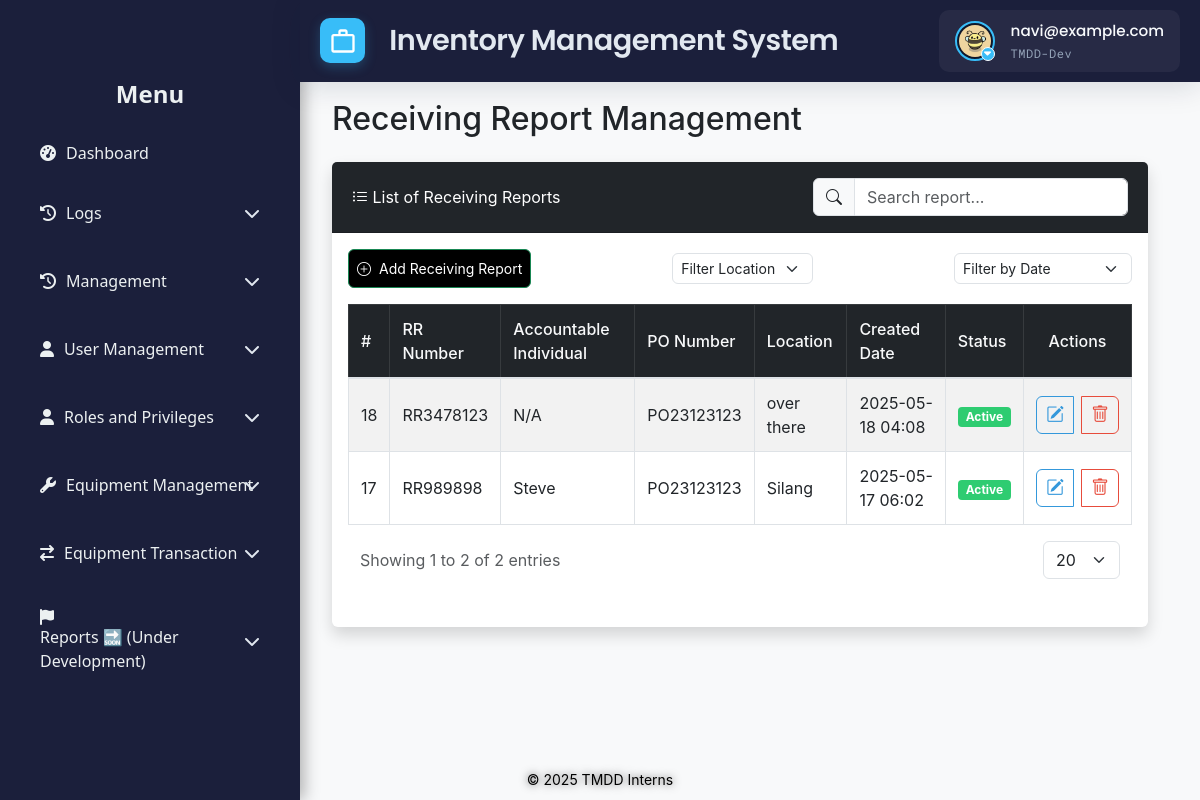
The page /src/view/php/modules/equipment_transactions/receiving_report.php (signed in) on the database its author committed.
### tables this page shows
CREATE TABLE IF NOT EXISTS `users` (
  `id` int NOT NULL AUTO_INCREMENT,
  `username` varchar(50) NOT NULL,
  `email` varchar(100) NOT NULL,
  `password` varchar(255) NOT NULL,
  `first_name` varchar(100) DEFAULT NULL,
  `last_name` varchar(100) DEFAULT NULL,
  `date_created` timestamp NULL DEFAULT CURRENT_TIMESTAMP,
  `status` enum('Offline','Online') NOT NULL,
  `is_disabled` tinyint(1) NOT NULL DEFAULT '0',
  `profile_pic_path` varchar(2048) DEFAULT NULL,
  PRIMARY KEY (`id`),
  UNIQUE KEY `username` (`username`),
  UNIQUE KEY `email` (`email`)
);

CREATE TABLE IF NOT EXISTS `receive_report` (
  `id` int NOT NULL AUTO_INCREMENT,
  `rr_no` varchar(20) DEFAULT NULL,
  `accountable_individual` varchar(255) DEFAULT NULL,
  `ai_loc` text,
  `po_no` varchar(20) DEFAULT NULL,
  `date_created` datetime DEFAULT CURRENT_TIMESTAMP,
  `is_disabled` tinyint(1) NOT NULL DEFAULT '0',
  PRIMARY KEY (`id`),
  UNIQUE KEY `rr_no` (`rr_no`),
  KEY `po_no` (`po_no`)
);

### src/control/RBACService.php (called while the page is built, shortened)
<?php
final class RBACService
{
    private array $privileges = [];
    public function __construct(
        private \PDO $pdo,
        int $userId
    ) {
        $this->loadUserPrivileges($userId);
    }
    private function loadUserPrivileges(int $userId): void
    {
        $sql = <<<'SQL'
        SELECT
          m.module_name,
          p.priv_name
        FROM user_department_roles ur
        JOIN roles r
          ON ur.role_id = r.id
         AND r.is_disabled = 0
        JOIN role_module_privileges rmp
          ON rmp.role_id = r.id
        JOIN modules m
          ON rmp.module_id = m.id
        JOIN privileges p
          ON rmp.privilege_id = p.id
         AND p.is_disabled = 0
       WHERE ur.user_id = ?
    SQL;
        $stmt = $this->pdo->prepare($sql);
        $stmt->execute([$userId]);
        while ($row = $stmt->fetch(\PDO::FETCH_ASSOC)) {
            $this->privileges[$row['module_name']][] = $row['priv_name'];
        }
    }
    public function hasPrivilege(string $module, string $priv): bool
    {
        return isset($this->privileges[$module])
            && in_array($priv, $this->privileges[$module], true);
    }
}

### src/view/php/modules/equipment_transactions/receiving_report.php (the view, shortened to what this page needs)
<?php
require_once '../../../../../config/ims-tmdd.php';
include '../../general/header.php';
$rbac = new RBACService($pdo, $_SESSION['user_id']);
$rbac->requirePrivilege('Equipment Transactions', 'View');
$canCreate = $rbac->hasPrivilege('Equipment Transactions', 'Create');
$canModify = $rbac->hasPrivilege('Equipment Transactions', 'Modify');
$canDelete = $rbac->hasPrivilege('Equipment Transactions', 'Remove');
if (isset($_SESSION['user_id'])) {
    $pdo->exec("SET @current_user_id = " . (int)$_SESSION['user_id']);
    $pdo->exec("SET @current_module = 'Receiving Report'");
} else {
    $pdo->exec("SET @current_user_id = NULL");
    $pdo->exec("SET @current_module = NULL");
}
$ipAddress = $_SERVER['REMOTE_ADDR'];
$pdo->exec("SET @current_ip = '" . $ipAddress . "'");
$errors = [];
try {
    $stmt = $pdo->query("SELECT * FROM receive_report ORDER BY id DESC");
    $receivingReports = $stmt->fetchAll();
} catch (PDOException $e) {
    $errors[] = "Error retrieving Receiving Reports: " . $e->getMessage();
}
?>
<!DOCTYPE html>
<html lang="en">
<head>
    <link href="https://cdn.jsdelivr.net/npm/bootstrap@5.3.0/dist/css/bootstrap.min.css" rel="stylesheet">
    <link href="https://cdn.jsdelivr.net/npm/bootstrap-icons@1.10.5/font/bootstrap-icons.css" rel="stylesheet">
    <link rel="stylesheet" href="https://cdn.jsdelivr.net/npm/select2@4.1.0-rc.0/dist/css/select2.min.css" />
    <link href="../../../styles/css/equipment-transactions.css" rel="stylesheet">
</head>
<body>
<?php include('../../general/sidebar.php'); ?>
<div class="main-content">
    <div class="container-fluid">
        <h2 class="mb-4">Receiving Report Management</h2>
        <div class="card shadow" style="margin-top: 20px;">
            <div class="card-header bg-dark text-white d-flex justify-content-between align-items-center">
                <span><i class="bi bi-list-ul"></i> List of Receiving Reports</span>
                <div class="input-group w-auto">
                    <span class="input-group-text"><i class="bi bi-search"></i></span>
                    <input type="text" id="searchReport" class="form-control" placeholder="Search report...">
                </div>
            </div>
            <div class="card-body p-3">
                <div class="d-flex justify-content-between align-items-center mb-3">
                        <?php if ($canCreate): ?>
                            <button type="button" class="btn btn-success btn-sm" id="openAddBtn">
                                <i class="bi bi-plus-circle"></i> Add Receiving Report
                            </button>
                        <?php endif; ?>
                        <select class="form-select form-select-sm" id="filterLocation" style="width: auto;">
                            <option value="">Filter Location</option>
                        </select>
                        <select class="form-select form-select-sm" id="dateFilter" style="width: auto;">
                            <option value="">Filter by Date</option>
                        </select>
                </div>
                <div class="table-responsive" id="table">
                    <table id="rrTable" class="table table-striped table-bordered table-sm mb-0">
                        <thead class="table-dark">
                        <tr>
                            <th>#</th>
                            <th>RR Number</th>
                            <th>Accountable Individual</th>
                            <th>PO Number</th>
                            <th>Location</th>
                            <th>Created Date</th>
                            <th>Status</th>
                            <th class="text-center">Actions</th>
                        </tr>
                        </thead>
                        <tbody>
                        <?php if (!empty($receivingReports)): ?>
                            <?php foreach ($receivingReports as $rr): ?>
                                <tr>
                                    <td><?= htmlspecialchars($rr['id']) ?></td>
                                    <td><?= htmlspecialchars($rr['rr_no']) ?></td>
                                    <td><?= htmlspecialchars($rr['accountable_individual']) ?></td>
                                    <td><?= htmlspecialchars($rr['po_no']) ?></td>
                                    <td><?= htmlspecialchars($rr['ai_loc']) ?></td>
                                    <td><?= date('Y-m-d H:i', strtotime($rr['date_created'])) ?></td>
                                    <td>
                                        <?= $rr['is_disabled'] == 1
                                            ? '<span class="badge bg-danger">Disabled</span>'
                                            : '<span class="badge bg-success">Active</span>'
                                        ?>
                                    </td>
                                    <td class="text-center">
                                        <div class="btn-group" role="group">
                                            <?php if ($canModify): ?>
                                                <button
                                                        class="btn btn-sm btn-outline-primary edit-report"
                                                        data-id="<?= htmlspecialchars($rr['id']) ?>"
                                                        data-rr="<?= htmlspecialchars($rr['rr_no']) ?>"
                                                        data-individual="<?= htmlspecialchars($rr['accountable_individual']) ?>"
                                                        data-po="<?= htmlspecialchars($rr['po_no']) ?>"
                                                        data-location="<?= htmlspecialchars($rr['ai_loc']) ?>"
                                                        data-date_created="<?= htmlspecialchars($rr['date_created']) ?>">
                                                    <i class="bi bi-pencil-square"></i> <span>Edit</span>
                                                </button>
                                            <?php endif; ?>
                                            <?php if ($canDelete): ?>
                                                <button
                                                        class="btn btn-sm btn-outline-danger delete-report"
                                                        data-id="<?= htmlspecialchars($rr['id']) ?>">
                                                    <i class="bi bi-trash"></i> <span>Remove</span>
                                                </button>
                                            <?php endif; ?>
                                        </div>
                                    </td>
                                </tr>
                            <?php endforeach; ?>
                        <?php else: ?>
                            <tr>
                                <td colspan="8">No Receiving Reports found.</td>
                            </tr>
                        <?php endif; ?>
                        </tbody>
                    </table>
                </div>
                <div class="container-fluid mt-3">
                    <div class="row align-items-center g-3">
                        <div class="col-auto text-muted">
                            Showing <span id="currentPage">1</span> to <span id="rowsPerPage">0</span> of <span
                                    id="totalRows">0</span> entries
                        </div>
                        <div class="col-auto ms-auto d-flex gap-2 align-items-center">
                            <select id="rowsPerPageSelect" class="form-select" style="width: auto;">
                                <option value="20" selected>20</option>
                            </select>
                        </div>
                    </div>
                    <div class="row mt-3">
                        <div class="col-12">
                        </div>
                    </div>
                </div>
            </div>
        </div>
    </div>
</div>
<?php include('../../general/footer.php'); ?>
</body>
</html>

### src/view/php/general/header.php (shortened to what this page needs)
<?php
$user_id = $_SESSION['user_id'] ?? null;
if ($user_id !== null) {
   $stmt = $pdo->prepare("SELECT profile_pic_path FROM users WHERE id = ?");
   $stmt->execute([$user_id]);
   $user = $stmt->fetch(PDO::FETCH_ASSOC);
} else {
   die("User not logged in.");
}
$role = isset($_SESSION["role"]) ? $_SESSION["role"] : "";
$email = $_SESSION['email'];
?>
<!DOCTYPE html>
<html lang="en">
<head>
    <link href="https://cdn.jsdelivr.net/npm/bootstrap@5.2.3/dist/css/bootstrap.min.css" rel="stylesheet">
    <link href="https://cdn.jsdelivr.net/npm/bootstrap-icons@1.10.3/font/bootstrap-icons.css" rel="stylesheet">
    <link rel="stylesheet"
          href="https://cdn.jsdelivr.net/npm/bootstrap@5.3.0/dist/css/bootstrap.min.css">
    <link rel="stylesheet"
          href="https://cdnjs.cloudflare.com/ajax/libs/font-awesome/6.4.0/css/all.min.css">
    <link href="https://cdn.jsdelivr.net/npm/select2@4.1.0-rc.0/dist/css/select2.min.css" rel="stylesheet" />
    <link href="https://cdn.jsdelivr.net/npm/select2@4.1.0-rc.0/dist/css/select2.min.css" rel="stylesheet" />
    <link rel="stylesheet" href="<?php echo BASE_URL; ?>src/view/styles/css/toast.css">
    <link rel="stylesheet" href="<?php echo BASE_URL; ?>src/view/styles/css/header_footer.css">
</head>
<body>
<header class="header">
      <div class="logo-container">
        <div class="logo-icon">
            <svg viewBox="0 0 24 24">
                <path d="M20 6h-4V4c0-1.1-.9-2-2-2h-4c-1.1 0-2 .9-2 2v2H4c-1.1 0-2 .9-2 2v12c0 1.1.9 2 2 2h16c1.1 0 2-.9 2-2V8c0-1.1-.9-2-2-2zM10 4h4v2h-4V4zm10 16H4V8h16v12z"/>
            </svg>
        </div>
        <div>
            <div class="logo-text">Inventory Management System</div>
        </div>
    </div>
    <div class="header-widgets">
        <div class="user-profile" onclick="toggleDropdown()">
            <div class="profile-picture-container">
            <img
                src="<?= BASE_URL .
                    (
                        !empty($user['profile_pic_path'])
                            ? 'public/' . htmlspecialchars($user['profile_pic_path'])
                            : 'public/assets/img/default_profile.jpg'
                    )
                ?>"
                alt="User Profile"
                class="profile-picture"
            />
                <span class="dropdown-indicator"><i class="fas fa-caret-down"></i></span>
            </div>
            <div class="user-info">
                <div class="user-name"><?php echo $email; ?></div>
                <div class="user-role"><?php echo $role; ?> </div>
            </div>
        </div>
    </div>
</header>
</body>
</html>

### src/view/styles/css/header_footer.css (style rules this page uses)
* { margin: 0; padding: 0; box-sizing: border-box; }
body { background: #f5f7fb; }
.header { display: flex; justify-content: space-between; align-items: center; background: #1B1F3B; padding: 10px 20px; box-shadow: 0 4px 30px rgba(11, 25, 51, 0.15); position: fixed; top: 0; left: 300px; right: 0; z-index: 900; }
.main-content { margin-left: 300px; padding-top: 70px; }
.logo-container { display: flex; align-items: center; gap: 1.2rem; }
.logo-icon { width: 45px; height: 45px; background: #38BDF8; border-radius: 10px; display: grid; place-items: center; box-shadow: 0 4px 12px rgba(56, 189, 248, 0.25); margin-left: 0; }
.logo-icon svg { width: 28px; height: 28px; fill: white; }
.logo-text { font-family: 'Poppins', sans-serif; font-size: 1.8rem; font-weight: 600; color: #E2E8F0; letter-spacing: -0.5px; margin-left: 5px; }
.header-widgets { display: flex; align-items: center; gap: 2.5rem; }
.user-profile { display: flex; align-items: center; gap: 1rem; padding: 0.6rem 1rem; background: rgba(255, 255, 255, 0.05); border-radius: 10px; position: relative; cursor: pointer; width: 100%; }
.user-info { display: flex; flex-direction: column; gap: 2px; }
.user-name { font-family: 'Poppins', sans-serif; color: #F8FAFC; font-size: 0.95rem; font-weight: 500; }
.user-role { font-family: 'Roboto Mono', monospace; color: #94A3B8; font-size: 0.75rem; letter-spacing: 0.5px; }
.profile-picture-container { position: relative; display: inline-block; }
.profile-picture { width: 40px; height: 40px; border-radius: 50%; border: 2px solid #38BDF8; object-fit: cover; padding: 2px; background: #0F172A; }
.dropdown-indicator { position: absolute; bottom: 0; right: 0; background-color: #38bdf8; color: white; font-size: 0.7rem; width: 14px; height: 14px; border-radius: 50%; display: grid; place-items: center; border: 1px solid white; pointer-events: none; }

### src/view/styles/css/sidebar.css (style rules this page uses)
:root { --sidebar-bg-start: #2c3e50; --sidebar-bg-end: #34495e; --sidebar-text: #ecf0f1; --hover-bg: rgba(255, 255, 255, 0.1); }

### rows shown on the page
users: profile_pic_path (picture)
receive_report: id "18", rr_no "RR3478123", accountable_individual "N/A", po_no "PO23123123", ai_loc "over there", date_created "2025-05-18 04:08", is_disabled "Active"
receive_report: id "17", rr_no "RR989898", accountable_individual "Steve", po_no "PO23123123", ai_loc "Silang", date_created "2025-05-17 06:02", is_disabled "Active"

### other values the page prints
$email "navi@example.com"
$role "TMDD-Dev"
